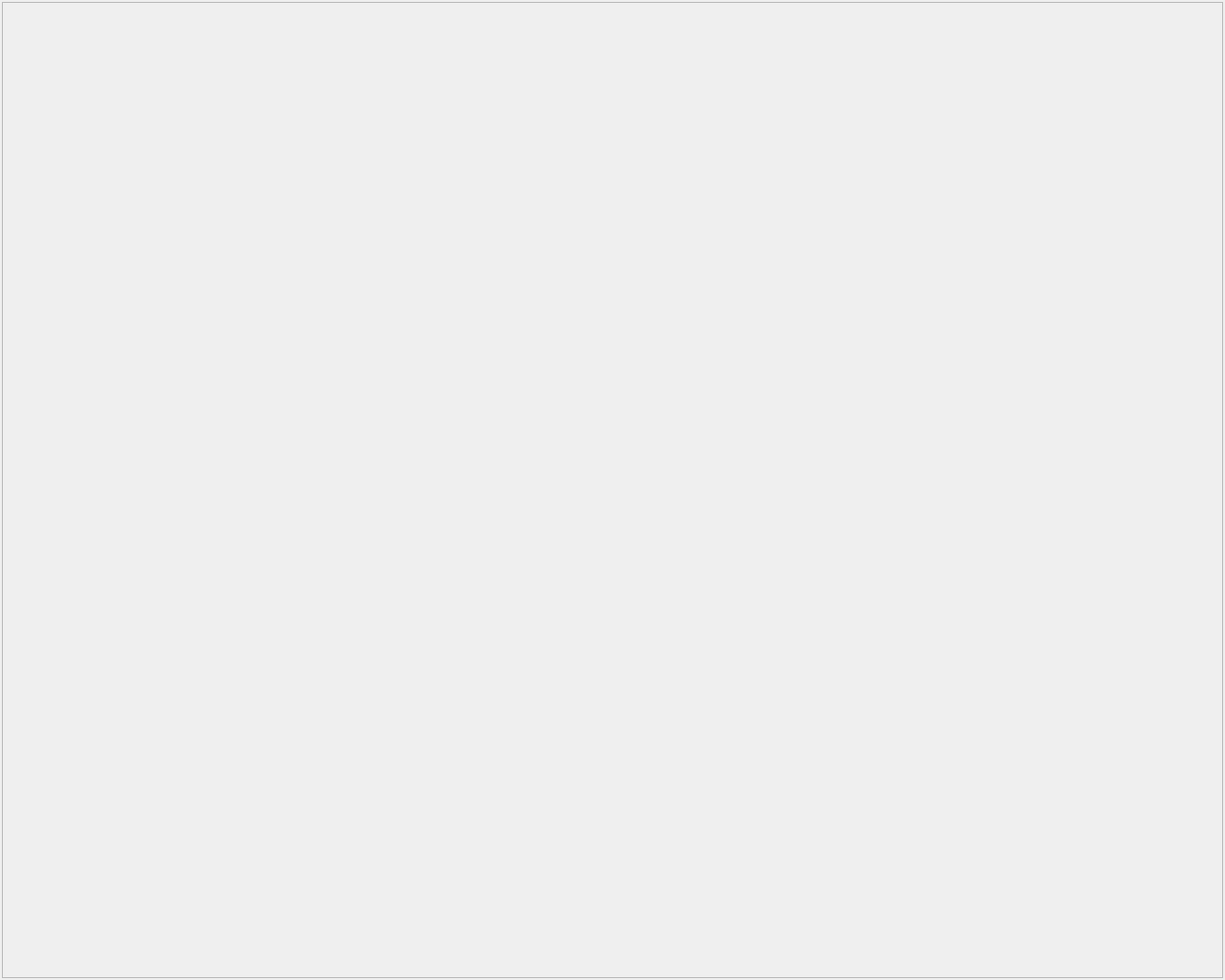
<?xml version="1.0" encoding="UTF-8"?>
<ui version="4.0">
 <class>AppLearningUi</class>
 <widget class="QMainWindow" name="AppRaceUi">
  <property name="geometry">
   <rect>
    <x>0</x>
    <y>0</y>
    <width>1280</width>
    <height>1024</height>
   </rect>
  </property>
  <property name="font">
   <font>
    <family>Verdana</family>
    <pointsize>16</pointsize>
    <italic>true</italic>
   </font>
  </property>
  <property name="windowTitle">
   <string>The car learning application (C++ QT version).</string>
  </property>
  <property name="autoFillBackground">
   <bool>false</bool>
  </property>
  <widget class="QWidget" name="mainWidget">
   <property name="font">
    <font>
     <italic>true</italic>
    </font>
   </property>
   <property name="autoFillBackground">
    <bool>false</bool>
   </property>
   <widget class="QFrame" name="mainFrame">
    <property name="geometry">
     <rect>
      <x>2</x>
      <y>2</y>
      <width>1276</width>
      <height>1020</height>
     </rect>
    </property>
    <property name="minimumSize">
     <size>
      <width>1276</width>
      <height>1020</height>
     </size>
    </property>
    <property name="maximumSize">
     <size>
      <width>1280</width>
      <height>1024</height>
     </size>
    </property>
    <property name="layoutDirection">
     <enum>Qt::LeftToRight</enum>
    </property>
    <property name="frameShape">
     <enum>QFrame::StyledPanel</enum>
    </property>
    <property name="frameShadow">
     <enum>QFrame::Raised</enum>
    </property>
    <property name="lineWidth">
     <number>2</number>
    </property>
   </widget>
  </widget>
 </widget>
 <layoutdefault spacing="6" margin="11"/>
 <resources/>
 <connections/>
</ui>
